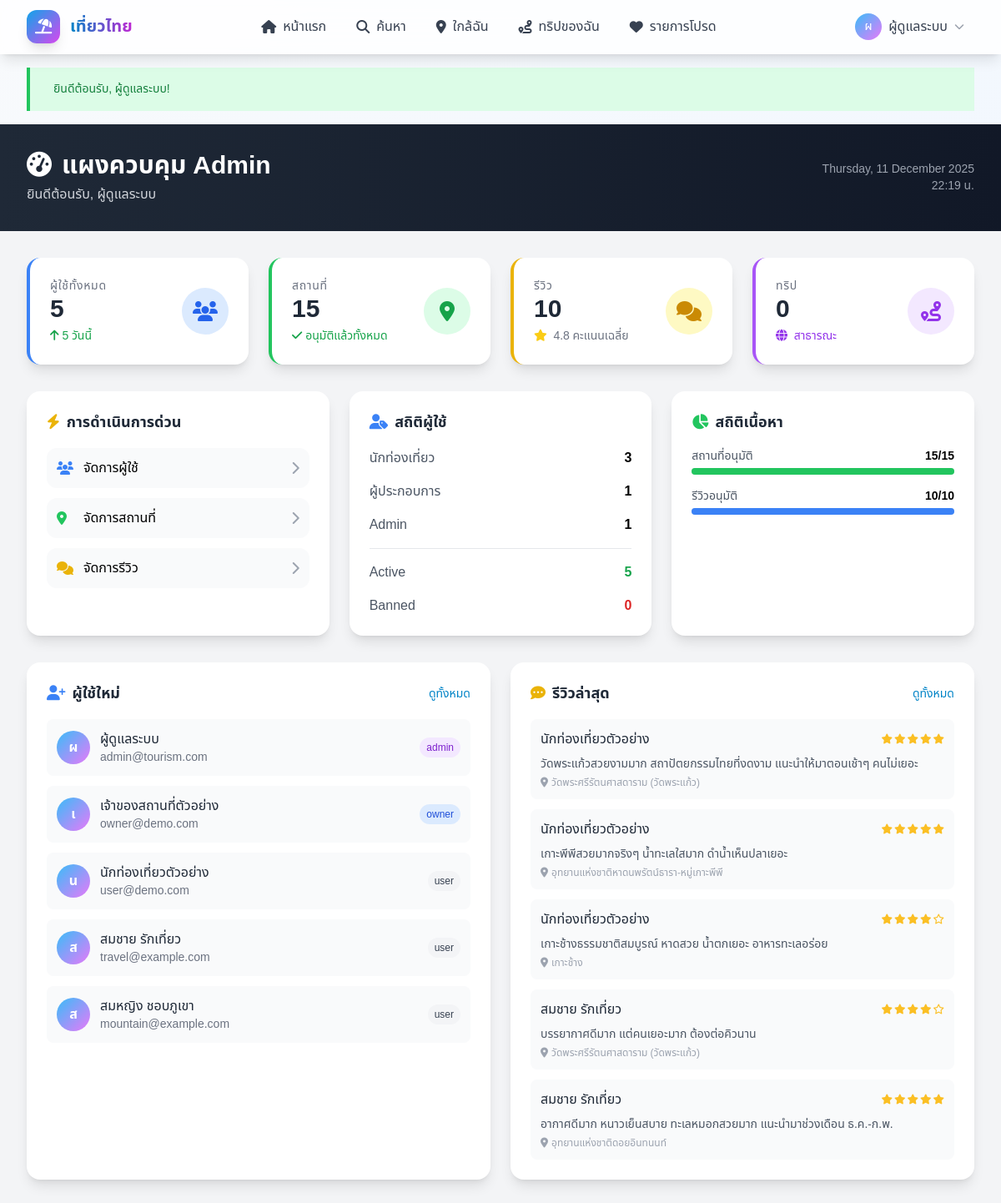
Screenshot of /pages/admin/dashboard.php (signed in) with the database file from the repository.
### tables this page shows
CREATE TABLE IF NOT EXISTS users (
    id INT AUTO_INCREMENT PRIMARY KEY,
    username VARCHAR(50) NOT NULL UNIQUE,
    email VARCHAR(100) NOT NULL UNIQUE,
    password VARCHAR(255) NOT NULL,
    full_name VARCHAR(100) NOT NULL,
    phone VARCHAR(20) NULL,
    avatar VARCHAR(255) NULL,
    role ENUM('user', 'owner', 'admin') DEFAULT 'user' COMMENT 'user=นักท่องเที่ยว, owner=ผู้ประกอบการ, admin=ผู้ดูแล',
    status ENUM('active', 'inactive', 'banned') DEFAULT 'active',
    email_verified_at DATETIME NULL,
    remember_token VARCHAR(100) NULL,
    created_at DATETIME DEFAULT CURRENT_TIMESTAMP,
    updated_at DATETIME DEFAULT CURRENT_TIMESTAMP ON UPDATE CURRENT_TIMESTAMP,
    last_login_at DATETIME NULL,
    INDEX idx_email (email),
    INDEX idx_role (role),
    INDEX idx_status (status)
);

CREATE TABLE IF NOT EXISTS reviews (
    id INT AUTO_INCREMENT PRIMARY KEY,
    place_id INT NOT NULL,
    user_id INT NOT NULL,
    
     
    rating_overall TINYINT NOT NULL CHECK (rating_overall BETWEEN 1 AND 5),
    rating_cleanliness TINYINT NULL CHECK (rating_cleanliness BETWEEN 1 AND 5),
    rating_service TINYINT NULL CHECK (rating_service BETWEEN 1 AND 5),
    rating_value TINYINT NULL CHECK (rating_value BETWEEN 1 AND 5),
    
     
    title VARCHAR(255) NULL,
    content TEXT NOT NULL,
    visit_date DATE NULL COMMENT 'วันที่ไปเที่ยว',
    
     
    helpful_count INT DEFAULT 0 COMMENT 'จำนวนคนกด Like',
    
     
    status ENUM('pending', 'approved', 'rejected', 'spam') DEFAULT 'approved',
    admin_note TEXT NULL,
    
     
    owner_reply TEXT NULL,
    owner_reply_at DATETIME NULL,
    
    created_at DATETIME DEFAULT CURRENT_TIMESTAMP,
    updated_at DATETIME DEFAULT CURRENT_TIMESTAMP ON UPDATE CURRENT_TIMESTAMP,
    
    FOREIGN KEY (place_id) REFERENCES places(id) ON DELETE CASCADE,
    FOREIGN KEY (user_id) REFERENCES users(id) ON DELETE CASCADE,
    
    INDEX idx_place (place_id),
    INDEX idx_user (user_id),
    INDEX idx_rating (rating_overall),
    INDEX idx_created (created_at)
);

CREATE TABLE IF NOT EXISTS places (
    id INT AUTO_INCREMENT PRIMARY KEY,
    tat_place_id VARCHAR(50) NULL UNIQUE COMMENT 'ID จาก TAT API',
    name_th VARCHAR(255) NOT NULL,
    name_en VARCHAR(255) NULL,
    slug VARCHAR(255) NOT NULL UNIQUE,
    description_th TEXT NULL,
    description_en TEXT NULL,
    history TEXT NULL COMMENT 'ประวัติสถานที่',
    
     
    province_id INT NULL,
    district VARCHAR(100) NULL COMMENT 'อำเภอ',
    sub_district VARCHAR(100) NULL COMMENT 'ตำบล',
    address TEXT NULL,
    latitude DECIMAL(10, 8) NULL,
    longitude DECIMAL(11, 8) NULL,
    
     
    category_id INT NULL,
    budget_level_id INT NULL,
    
     
    opening_hours JSON NULL COMMENT 'เวลาเปิด-ปิด แต่ละวัน',
    is_open_24h TINYINT(1) DEFAULT 0,
    
     
    entrance_fee_thai DECIMAL(10,2) NULL COMMENT 'ค่าเข้าชม คนไทย',
    entrance_fee_foreigner DECIMAL(10,2) NULL COMMENT 'ค่าเข้าชม ต่างชาติ',
    is_free TINYINT(1) DEFAULT 0,
    
     
    has_parking TINYINT(1) DEFAULT 0,
    has_restroom TINYINT(1) DEFAULT 0,
    has_wheelchair_access TINYINT(1) DEFAULT 0,
    has_wifi TINYINT(1) DEFAULT 0,
    has_restaurant TINYINT(1) DEFAULT 0,
    has_accommodation TINYINT(1) DEFAULT 0,
    
     
    phone VARCHAR(100) NULL,
    website VARCHAR(255) NULL,
    facebook VARCHAR(255) NULL,
    instagram VARCHAR(255) NULL,
    
     
    thumbnail VARCHAR(255) NULL COMMENT 'รูปปก',
    gallery JSON NULL COMMENT 'รูป Gallery',
    video_url VARCHAR(255) NULL,
    
     
    view_count INT DEFAULT 0,
    review_count INT DEFAULT 0,
    avg_rating DECIMAL(2,1) DEFAULT 0.0,
    avg_rating_cleanliness DECIMAL(2,1) DEFAULT 0.0,
    avg_rating_service DECIMAL(2,1) DEFAULT 0.0,
    avg_rating_value DECIMAL(2,1) DEFAULT 0.0,
    popularity_score DECIMAL(5,2) DEFAULT 0.00 COMMENT 'คะแนนความนิยม (คำนวณจากสูตร)',
    
     
    owner_id INT NULL COMMENT 'เจ้าของ (ถ้ามี)',
    is_verified TINYINT(1) DEFAULT 0 COMMENT 'ผ่านการตรวจสอบแล้ว',
    is_featured TINYINT(1) DEFAULT 0 COMMENT 'แนะนำพิเศษ',
    is_hidden_gem TINYINT(1) DEFAULT 0 COMMENT 'ที่เที่ยวลับ',
    status ENUM('pending', 'approved', 'rejected', 'draft') DEFAULT 'approved',
    
     
    created_at DATETIME DEFAULT CURRENT_TIMESTAMP,
    updated_at DATETIME DEFAULT CURRENT_TIMESTAMP ON UPDATE CURRENT_TIMESTAMP,
    
    FOREIGN KEY (province_id) REFERENCES provinces(id) ON DELETE SET NULL,
    FOREIGN KEY (category_id) REFERENCES categories(id) ON DELETE SET NULL,
    FOREIGN KEY (budget_level_id) REFERENCES budget_levels(id) ON DELETE SET NULL,
    FOREIGN KEY (owner_id) REFERENCES users(id) ON DELETE SET NULL,
    
    INDEX idx_province (province_id),
    INDEX idx_category (category_id),
    INDEX idx_status (status),
    INDEX idx_featured (is_featured),
    INDEX idx_popularity (popularity_score),
    INDEX idx_location (latitude, longitude),
    FULLTEXT idx_search (name_th, name_en, description_th)
);

### pages/admin/dashboard.php (the view, shortened to what the rows shown need)
<?php
require_once INCLUDES_PATH . '/functions.php';
require_role('admin');
$db = db();
$recentUsers = $db->query("
    SELECT * FROM users ORDER BY created_at DESC LIMIT 5
")->fetchAll();
$recentReviews = $db->query("
    SELECT r.*, u.full_name, p.name_th as place_name
    FROM reviews r
    JOIN users u ON r.user_id = u.id
    JOIN places p ON r.place_id = p.id
    ORDER BY r.created_at DESC
    LIMIT 5
")->fetchAll();
require_once INCLUDES_PATH . '/header.php';
?>
<div class="bg-gray-100 min-h-screen">
    <div class="bg-gradient-to-r from-gray-800 to-gray-900 text-white py-8">
        <div class="max-w-7xl mx-auto px-4 sm:px-6 lg:px-8">
            <div class="flex items-center justify-between">
                <div>
                    <h1 class="text-3xl font-bold">
                        <i class="fas fa-tachometer-alt mr-3"></i>แผงควบคุม Admin
                    </h1>
                    <p class="text-gray-300 mt-1">ยินดีต้อนรับ, <?php echo h(current_user()['full_name']); ?></p>
                </div>
            </div>
        </div>
    </div>
    <div class="max-w-7xl mx-auto px-4 sm:px-6 lg:px-8 py-8">
        <div class="grid grid-cols-1 lg:grid-cols-3 gap-6 mb-8">
            <div class="bg-white rounded-2xl shadow-lg p-6">
                <h2 class="text-lg font-bold text-gray-800 mb-4">
                    <i class="fas fa-bolt text-yellow-500 mr-2"></i>การดำเนินการด่วน
                </h2>
            </div>
            <div class="bg-white rounded-2xl shadow-lg p-6">
                <h2 class="text-lg font-bold text-gray-800 mb-4">
                    <i class="fas fa-user-tag text-blue-500 mr-2"></i>สถิติผู้ใช้
                </h2>
            </div>
            <div class="bg-white rounded-2xl shadow-lg p-6">
                <h2 class="text-lg font-bold text-gray-800 mb-4">
                    <i class="fas fa-chart-pie text-green-500 mr-2"></i>สถิติเนื้อหา
                </h2>
            </div>
        </div>
        <div class="grid grid-cols-1 lg:grid-cols-2 gap-6">
            <div class="bg-white rounded-2xl shadow-lg p-6">
                <div class="flex items-center justify-between mb-4">
                    <h2 class="text-lg font-bold text-gray-800">
                        <i class="fas fa-user-plus text-blue-500 mr-2"></i>ผู้ใช้ใหม่
                    </h2>
                </div>
                <div class="space-y-3">
                    <?php foreach ($recentUsers as $user): ?>
                        <div class="flex items-center justify-between p-3 bg-gray-50 rounded-lg">
                            <div class="flex items-center gap-3">
                                <div class="w-10 h-10 bg-gradient-to-br from-primary-400 to-accent-400 rounded-full flex items-center justify-center text-white font-bold">
                                    <?php echo mb_substr($user['full_name'], 0, 1); ?>
                                </div>
                                <div>
                                    <p class="font-medium text-gray-800"><?php echo h($user['full_name']); ?></p>
                                    <p class="text-sm text-gray-500"><?php echo h($user['email']); ?></p>
                                </div>
                            </div>
                            <span class="px-2 py-1 text-xs rounded-full
                                <?php echo $user['role'] === 'admin' ? 'bg-purple-100 text-purple-700' : ($user['role'] === 'owner' ? 'bg-blue-100 text-blue-700' : 'bg-gray-100 text-gray-700'); ?>">
                                <?php echo $user['role']; ?>
                            </span>
                        </div>
                    <?php endforeach; ?>
                </div>
            </div>
            <div class="bg-white rounded-2xl shadow-lg p-6">
                <div class="flex items-center justify-between mb-4">
                    <h2 class="text-lg font-bold text-gray-800">
                        <i class="fas fa-comment-dots text-yellow-500 mr-2"></i>รีวิวล่าสุด
                    </h2>
                </div>
                <div class="space-y-3">
                    <?php foreach ($recentReviews as $review): ?>
                        <div class="p-3 bg-gray-50 rounded-lg">
                            <div class="flex items-center justify-between mb-2">
                                <span class="font-medium text-gray-800"><?php echo h($review['full_name']); ?></span>
                                <div class="rating-stars text-xs">
                                    <?php for ($i = 1; $i <= 5; $i++): ?>
                                        <?php if ($i <= $review['rating_overall']): ?>
                                            <i class="fas fa-star text-yellow-400"></i>
                                        <?php else: ?>
                                            <i class="far fa-star text-gray-300"></i>
                                        <?php endif; ?>
                                    <?php endfor; ?>
                                </div>
                            </div>
                            <p class="text-sm text-gray-600 line-clamp-2"><?php echo h($review['content']); ?></p>
                            <p class="text-xs text-gray-400 mt-1">
                                <i class="fas fa-map-marker-alt mr-1"></i><?php echo h($review['place_name']); ?>
                            </p>
                        </div>
                    <?php endforeach; ?>
                </div>
            </div>
        </div>
    </div>
</div>
<?php require_once INCLUDES_PATH . '/footer.php'; ?>

### includes/header.php (shortened to what the rows shown need)
<?php
$currentUser = current_user();
?>
<!DOCTYPE html>
<html lang="th">
<head>
    <script src="https://cdn.tailwindcss.com"></script>
    <link rel="stylesheet" href="https://cdnjs.cloudflare.com/ajax/libs/font-awesome/6.5.1/css/all.min.css">
    <link rel="stylesheet" href="<?php echo asset('css/style.css'); ?>">
</head>
<body class="bg-gradient-to-br from-slate-50 to-blue-50 min-h-screen">
    <nav class="bg-white/80 backdrop-blur-lg shadow-lg sticky top-0 z-50 border-b border-white/20">
        <div class="max-w-7xl mx-auto px-4 sm:px-6 lg:px-8">
            <div class="flex justify-between items-center h-16">
                <div class="flex items-center space-x-3">
                    <?php if (is_logged_in()): ?>
                        <div class="relative" x-data="{ open: false }">
                            <button @click="open = !open" class="flex items-center space-x-2 px-3 py-2 rounded-xl hover:bg-gray-100 transition-colors">
                                <div class="w-8 h-8 bg-gradient-to-br from-primary-400 to-accent-400 rounded-full flex items-center justify-center">
                                    <span class="text-white font-medium text-sm">
                                        <?php echo mb_substr($currentUser['full_name'], 0, 1); ?>
                                    </span>
                                </div>
                                <span class="hidden sm:block text-gray-700 font-medium">
                                    <?php echo h($currentUser['full_name']); ?>
                                </span>
                                <i class="fas fa-chevron-down text-gray-400 text-xs"></i>
                            </button>
                        </div>
                    <?php endif; ?>
                </div>
            </div>
        </div>
    </nav>
    <main class="min-h-screen">

### rows the page displays
users: full_name "ผ", full_name "ผู้ดูแลระบบ", email "admin@tourism.com", role "admin"
users: full_name "เ", full_name "เจ้าของสถานที่ตัวอย่าง", email "owner@demo.com", role "owner"
users: full_name "น", full_name "นักท่องเที่ยวตัวอย่าง", email "user@demo.com", role "user"
users: full_name "ส", full_name "สมชาย รักเที่ยว", email "travel@example.com", role "user"
users: full_name "ส", full_name "สมหญิง ชอบภูเขา", email "mountain@example.com", role "user"
reviews: user.full_name "นักท่องเที่ยวตัวอย่าง", rating_overall 5 (drawn), content "วัดพระแก้วสวยงามมาก สถาปัตยกรรมไทยที่งดงาม แนะนำให้มาตอนเช้าๆ คนไม่เยอะ", place.name_th "วัดพระศรีรัตนศาสดาราม (วัดพระแก้ว)"
reviews: user.full_name "นักท่องเที่ยวตัวอย่าง", rating_overall 5 (drawn), content "เกาะพีพีสวยมากจริงๆ น้ำทะเลใสมาก ดำน้ำเห็นปลาเยอะ", place.name_th "อุทยานแห่งชาติหาดนพรัตน์ธารา-หมู่เกาะพีพี"
reviews: user.full_name "นักท่องเที่ยวตัวอย่าง", rating_overall 4 (drawn), content "เกาะช้างธรรมชาติสมบูรณ์ หาดสวย น้ำตกเยอะ อาหารทะเลอร่อย", place.name_th "เกาะช้าง"
reviews: user.full_name "สมชาย รักเที่ยว", rating_overall 4 (drawn), content "บรรยากาศดีมาก แต่คนเยอะมาก ต้องต่อคิวนาน", place.name_th "วัดพระศรีรัตนศาสดาราม (วัดพระแก้ว)"
reviews: user.full_name "สมชาย รักเที่ยว", rating_overall 5 (drawn), content "อากาศดีมาก หนาวเย็นสบาย ทะเลหมอกสวยมาก แนะนำมาช่วงเดือน ธ.ค.-ก.พ.", place.name_th "อุทยานแห่งชาติดอยอินทนนท์"

### other values shown
$msg "ยินดีต้อนรับ, ผู้ดูแลระบบ!"
$usersStats['total'] "5"
$usersStats['today'] "5"
$placesStats['total'] "15"
$reviewsStats['total'] "10"
$reviewsStats['avg_rating'] "4.8"
$tripsStats['total'] "0"
$usersStats['total'] - $usersStats['admins'] - $usersStats['owners'] "3"
$usersStats['owners'] "1"
$usersStats['admins'] "1"
$usersStats['active'] "5"
$usersStats['banned'] "0"
$placesStats['approved'] "15"
$reviewsStats['approved'] "10"
